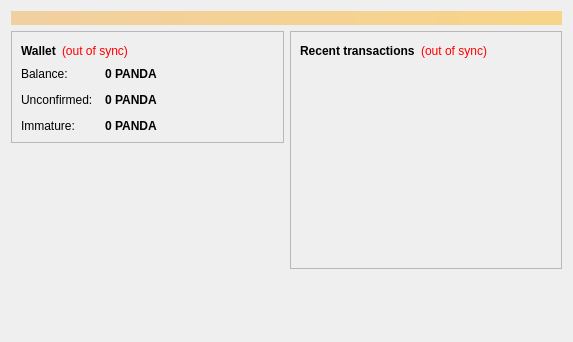
<?xml version="1.0" encoding="UTF-8"?>
<ui version="4.0">
 <class>OverviewPage</class>
 <widget class="QWidget" name="OverviewPage">
  <property name="geometry">
   <rect>
    <x>0</x>
    <y>0</y>
    <width>573</width>
    <height>342</height>
   </rect>
  </property>
  <property name="windowTitle">
   <string>Form</string>
  </property>
  <layout class="QVBoxLayout" name="topLayout">
   <item>
    <widget class="QLabel" name="labelAlerts">
     <property name="visible">
      <bool>false</bool>
     </property>
     <property name="styleSheet">
      <string notr="true">background-color: qlineargradient(x1: 0, y1: 0, x2: 1, y2: 0, stop:0 #F0D0A0, stop:1 #F8D488); color:#000000;</string>
     </property>
     <property name="wordWrap">
      <bool>true</bool>
     </property>
     <property name="margin">
      <number>3</number>
     </property>
    </widget>
   </item>
   <item>
    <layout class="QHBoxLayout" name="horizontalLayout" stretch="1,1">
     <item>
      <layout class="QVBoxLayout" name="verticalLayout_2">
       <item>
        <widget class="QFrame" name="frame">
         <property name="frameShape">
          <enum>QFrame::StyledPanel</enum>
         </property>
         <property name="frameShadow">
          <enum>QFrame::Raised</enum>
         </property>
         <layout class="QVBoxLayout" name="verticalLayout_4">
          <item>
           <layout class="QHBoxLayout" name="horizontalLayout_4">
            <item>
             <widget class="QLabel" name="label_5">
              <property name="font">
               <font>
                <weight>75</weight>
                <bold>true</bold>
               </font>
              </property>
              <property name="text">
               <string>Wallet</string>
              </property>
             </widget>
            </item>
            <item>
             <widget class="QLabel" name="labelWalletStatus">
              <property name="toolTip">
               <string>The displayed information may be out of date. Your wallet automatically synchronizes with the The Panda Coin network after a connection is established, but this process has not completed yet.</string>
              </property>
              <property name="styleSheet">
               <string notr="true">QLabel { color: red; }</string>
              </property>
              <property name="text">
               <string notr="true">(out of sync)</string>
              </property>
              <property name="alignment">
               <set>Qt::AlignLeading|Qt::AlignLeft|Qt::AlignVCenter</set>
              </property>
             </widget>
            </item>
            <item>
             <spacer name="horizontalSpacer_2">
              <property name="orientation">
               <enum>Qt::Horizontal</enum>
              </property>
              <property name="sizeHint" stdset="0">
               <size>
                <width>40</width>
                <height>20</height>
               </size>
              </property>
             </spacer>
            </item>
           </layout>
          </item>
          <item>
           <layout class="QFormLayout" name="formLayout_2">
            <property name="fieldGrowthPolicy">
             <enum>QFormLayout::AllNonFixedFieldsGrow</enum>
            </property>
            <property name="horizontalSpacing">
             <number>12</number>
            </property>
            <property name="verticalSpacing">
             <number>12</number>
            </property>
            <item row="0" column="0">
             <widget class="QLabel" name="label">
              <property name="text">
               <string>Balance:</string>
              </property>
             </widget>
            </item>
            <item row="0" column="1">
             <widget class="QLabel" name="labelBalance">
              <property name="font">
               <font>
                <weight>75</weight>
                <bold>true</bold>
               </font>
              </property>
              <property name="cursor">
               <cursorShape>IBeamCursor</cursorShape>
              </property>
              <property name="toolTip">
               <string>Your current balance</string>
              </property>
              <property name="text">
               <string notr="true">0 PANDA</string>
              </property>
              <property name="textInteractionFlags">
               <set>Qt::LinksAccessibleByMouse|Qt::TextSelectableByKeyboard|Qt::TextSelectableByMouse</set>
              </property>
             </widget>
            </item>
            <item row="1" column="0">
             <widget class="QLabel" name="label_3">
              <property name="text">
               <string>Unconfirmed:</string>
              </property>
             </widget>
            </item>
            <item row="1" column="1">
             <widget class="QLabel" name="labelUnconfirmed">
              <property name="font">
               <font>
                <weight>75</weight>
                <bold>true</bold>
               </font>
              </property>
              <property name="cursor">
               <cursorShape>IBeamCursor</cursorShape>
              </property>
              <property name="toolTip">
               <string>Total of transactions that have yet to be confirmed, and do not yet count toward the current balance</string>
              </property>
              <property name="text">
               <string notr="true">0 PANDA</string>
              </property>
              <property name="textInteractionFlags">
               <set>Qt::LinksAccessibleByMouse|Qt::TextSelectableByKeyboard|Qt::TextSelectableByMouse</set>
              </property>
             </widget>
            </item>
            <item row="2" column="0">
             <widget class="QLabel" name="labelImmatureText">
              <property name="text">
               <string>Immature:</string>
              </property>
             </widget>
            </item>
            <item row="2" column="1">
             <widget class="QLabel" name="labelImmature">
              <property name="font">
               <font>
                <weight>75</weight>
                <bold>true</bold>
               </font>
              </property>
              <property name="toolTip">
               <string>Mined balance that has not yet matured</string>
              </property>
              <property name="text">
               <string notr="true">0 PANDA</string>
              </property>
              <property name="textInteractionFlags">
               <set>Qt::LinksAccessibleByMouse|Qt::TextSelectableByKeyboard|Qt::TextSelectableByMouse</set>
              </property>
             </widget>
            </item>
           </layout>
          </item>
         </layout>
        </widget>
       </item>
       <item>
        <spacer name="verticalSpacer">
         <property name="orientation">
          <enum>Qt::Vertical</enum>
         </property>
         <property name="sizeHint" stdset="0">
          <size>
           <width>20</width>
           <height>40</height>
          </size>
         </property>
        </spacer>
       </item>
       <item>
         <widget class="QLabel" name="label_wallet_bgcoin">
          <property name="text">
           <string/>
          </property>
          <property name="pixmap">
           <pixmap resource="../bitcoin.qrc">:/images/wallet_bgcoin</pixmap>
          </property>
          <property name="scaledContents">
           <bool>false</bool>
          </property>
          <property name="alignment">
           <set>Qt::AlignCenter</set>
          </property>
          <property name="margin">
           <number>-2</number>
          </property>
         </widget>
        </item>
      </layout>
     </item>
     <item>
      <layout class="QVBoxLayout" name="verticalLayout_3">
       <item>
        <widget class="QFrame" name="frame_2">
         <property name="frameShape">
          <enum>QFrame::StyledPanel</enum>
         </property>
         <property name="frameShadow">
          <enum>QFrame::Raised</enum>
         </property>
         <layout class="QVBoxLayout" name="verticalLayout">
          <item>
           <layout class="QHBoxLayout" name="horizontalLayout_2">
            <item>
             <widget class="QLabel" name="label_4">
              <property name="text">
               <string>&lt;b&gt;Recent transactions&lt;/b&gt;</string>
              </property>
             </widget>
            </item>
            <item>
             <widget class="QLabel" name="labelTransactionsStatus">
              <property name="toolTip">
               <string>The displayed information may be out of date. Your wallet automatically synchronizes with the The Panda Coin network after a connection is established, but this process has not completed yet.</string>
              </property>
              <property name="styleSheet">
               <string notr="true">QLabel { color: red; }</string>
              </property>
              <property name="text">
               <string notr="true">(out of sync)</string>
              </property>
              <property name="alignment">
               <set>Qt::AlignRight|Qt::AlignTrailing|Qt::AlignVCenter</set>
              </property>
             </widget>
            </item>
            <item>
             <spacer name="horizontalSpacer">
              <property name="orientation">
               <enum>Qt::Horizontal</enum>
              </property>
              <property name="sizeHint" stdset="0">
               <size>
                <width>40</width>
                <height>20</height>
               </size>
              </property>
             </spacer>
            </item>
           </layout>
          </item>
          <item>
           <widget class="QListView" name="listTransactions">
            <property name="styleSheet">
             <string notr="true">QListView { background: transparent; }</string>
            </property>
            <property name="frameShape">
             <enum>QFrame::NoFrame</enum>
            </property>
            <property name="verticalScrollBarPolicy">
             <enum>Qt::ScrollBarAlwaysOff</enum>
            </property>
            <property name="horizontalScrollBarPolicy">
             <enum>Qt::ScrollBarAlwaysOff</enum>
            </property>
            <property name="selectionMode">
             <enum>QAbstractItemView::NoSelection</enum>
            </property>
           </widget>
          </item>
         </layout>
        </widget>
       </item>
       <item>
        <spacer name="verticalSpacer_2">
         <property name="orientation">
          <enum>Qt::Vertical</enum>
         </property>
         <property name="sizeHint" stdset="0">
          <size>
           <width>20</width>
           <height>40</height>
          </size>
         </property>
        </spacer>
       </item>
      </layout>
     </item>
    </layout>
   </item>
  </layout>
 </widget>
 <resources/>
 <connections/>
</ui>
